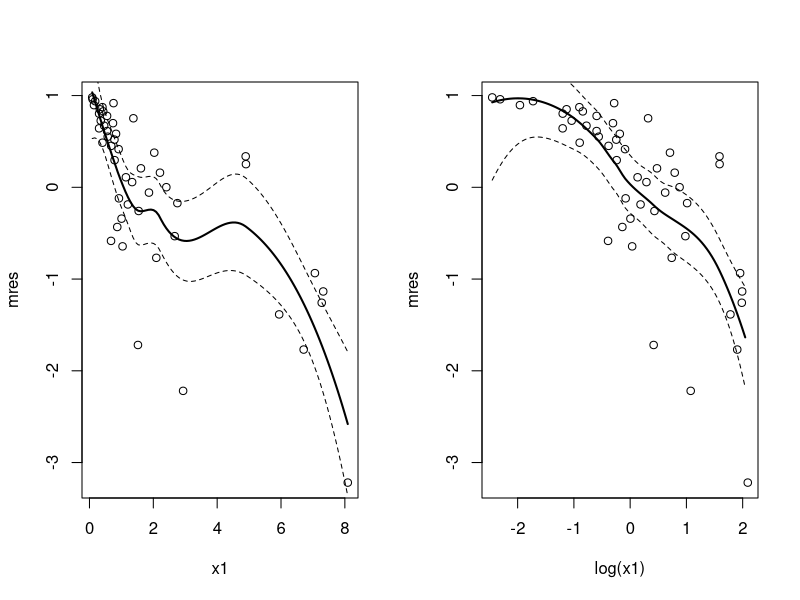
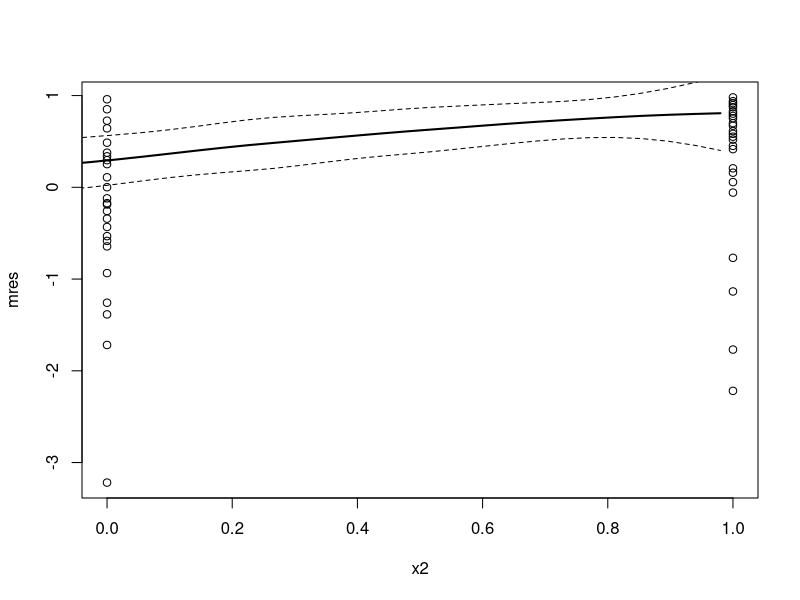
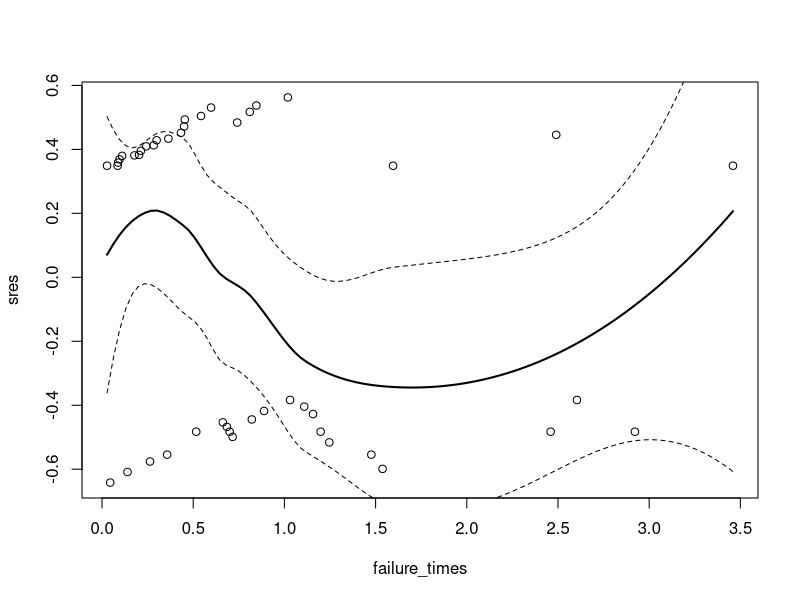
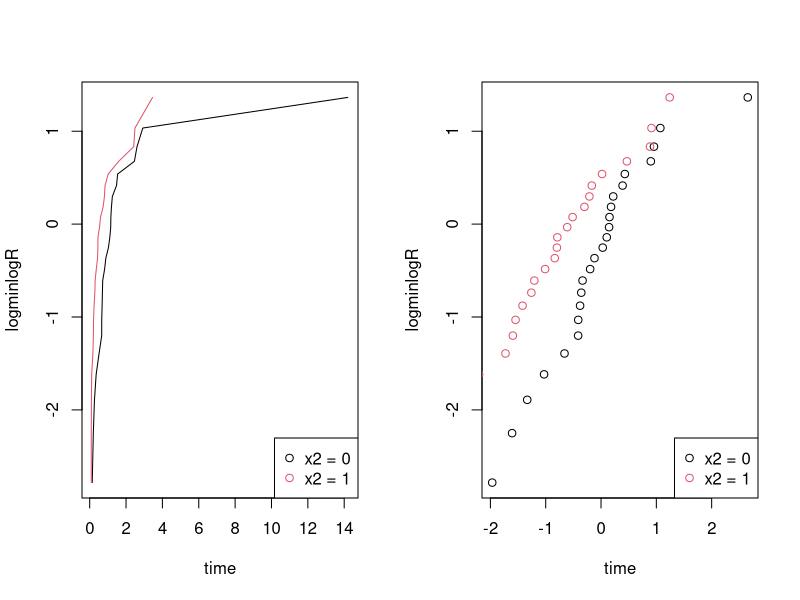
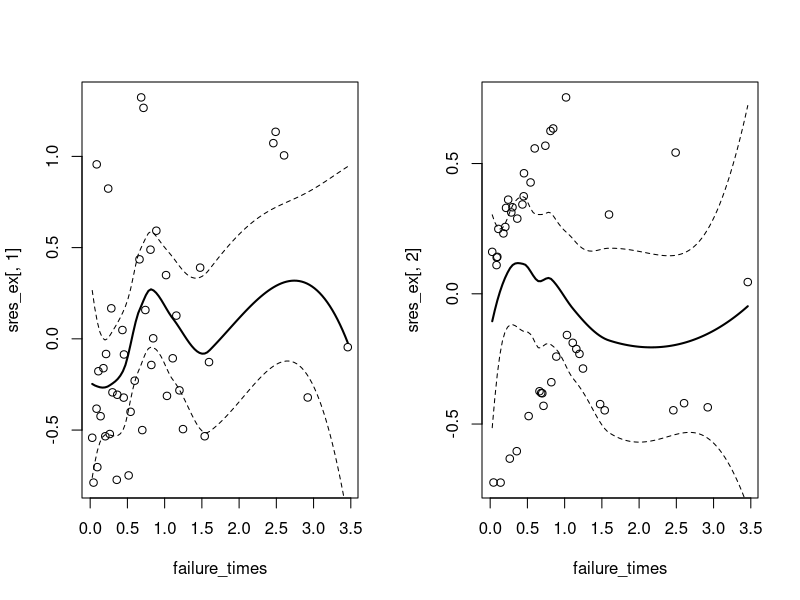

These figures' R source, in order:
rm(list=ls())

## ---- preliminary
library(survival)
data <- read.table("data.dat")
attach(data)

smoothSEcurve <- function(yy, xx) {
  # use after a call to "plot"
  # fit a lowess curve and 95% confidence interval curve
  # make list of x values
  xx.list <- min(xx) + ((0:100)/100)*(max(xx) - min(xx))
  # Then fit loess function through the points (xx, yy)
  # at the listed values
  yy.xx <- predict(loess(yy ~ xx), se=T,
                   newdata=data.frame(xx=xx.list))
  lines(yy.xx$fit ~ xx.list, lwd=2)
  lines(yy.xx$fit -
          qt(0.975, yy.xx$df)*yy.xx$se.fit ~ xx.list, lty=2)
  lines(yy.xx$fit +
          qt(0.975, yy.xx$df)*yy.xx$se.fit ~ xx.list, lty=2)
}

## ---- 1
coxreg <- coxph(Surv(y, delta)~1)
mres <- residuals(coxreg, type="martingale")

par(mfrow=c(1,2))
plot(x1, mres)
smoothSEcurve(mres, x1)
plot(log(x1), mres)
smoothSEcurve(mres, log(x1))

par(mfrow=c(1,1))
plot(x2, mres)
smoothSEcurve(x2, mres)

## ---- 2
coxreg2 <- coxph(Surv(y,delta)~x2)
sres <- residuals(coxreg2,type="schoenfeld")
failure_times <- sort(y[delta==1])
failure_times <- failure_times[failure_times != 0]
plot(failure_times,sres)
smoothSEcurve(sres,failure_times)

Rhat_0 <- survfit(Surv(y) ~ x2, subset={x2==0})
n_0 = length(Rhat_0$surv)
Rhathat_0 <- (tail(Rhat_0$surv, n_0-1) + head(Rhat_0$surv, n_0-1)) / 2
time_0 <- tail(Rhat_0$time, n_0-1)
logminlogR_0 <- log(-log(Rhathat_0))

Rhat_1 <- survfit(Surv(y) ~ x2, subset={x2==1})
n_1 = length(Rhat_1$surv)
Rhathat_1 <- (tail(Rhat_1$surv, n_1-1) + head(Rhat_1$surv, n_1-1)) / 2
time_1 <- tail(Rhat_1$time, n_1-1)
logminlogR_1 <- log(-log(Rhathat_1))

par(mfrow=c(1,2))
plot(time_0, logminlogR_0, type="l",
     xlab="time",
     ylab="logminlogR")
lines(time_1, logminlogR_1, col=2)
legend("bottomright", legend=c("x2 = 0", "x2 = 1"), col=c(1, 2), pch=1)

plot(log(time_0), logminlogR_0, 
     xlab="time",
     ylab="logminlogR")
points(log(time_1), logminlogR_1, col=2)
legend("bottomright", legend=c("x2 = 0", "x2 = 1"), col=c(1, 2), pch=1)

## ---- 3
new_data <- data
new_data$x1 = log(new_data$x1)
coxreg_ex <- coxph(Surv(y, delta)~x1 + x2, data=new_data)
summary(coxreg_ex)

## ---- 4
sres_ex <- residuals(coxreg_ex,type="schoenfeld")
plot(failure_times,sres_ex[,1])
smoothSEcurve(sres_ex[,1], failure_times)
plot(failure_times,sres_ex[,2])
smoothSEcurve(sres_ex[,2],failure_times)

cox.zph(coxreg_ex)

## ---- 5

## ---- 6

## ---- 7

## ---- 8

## ---- 9
